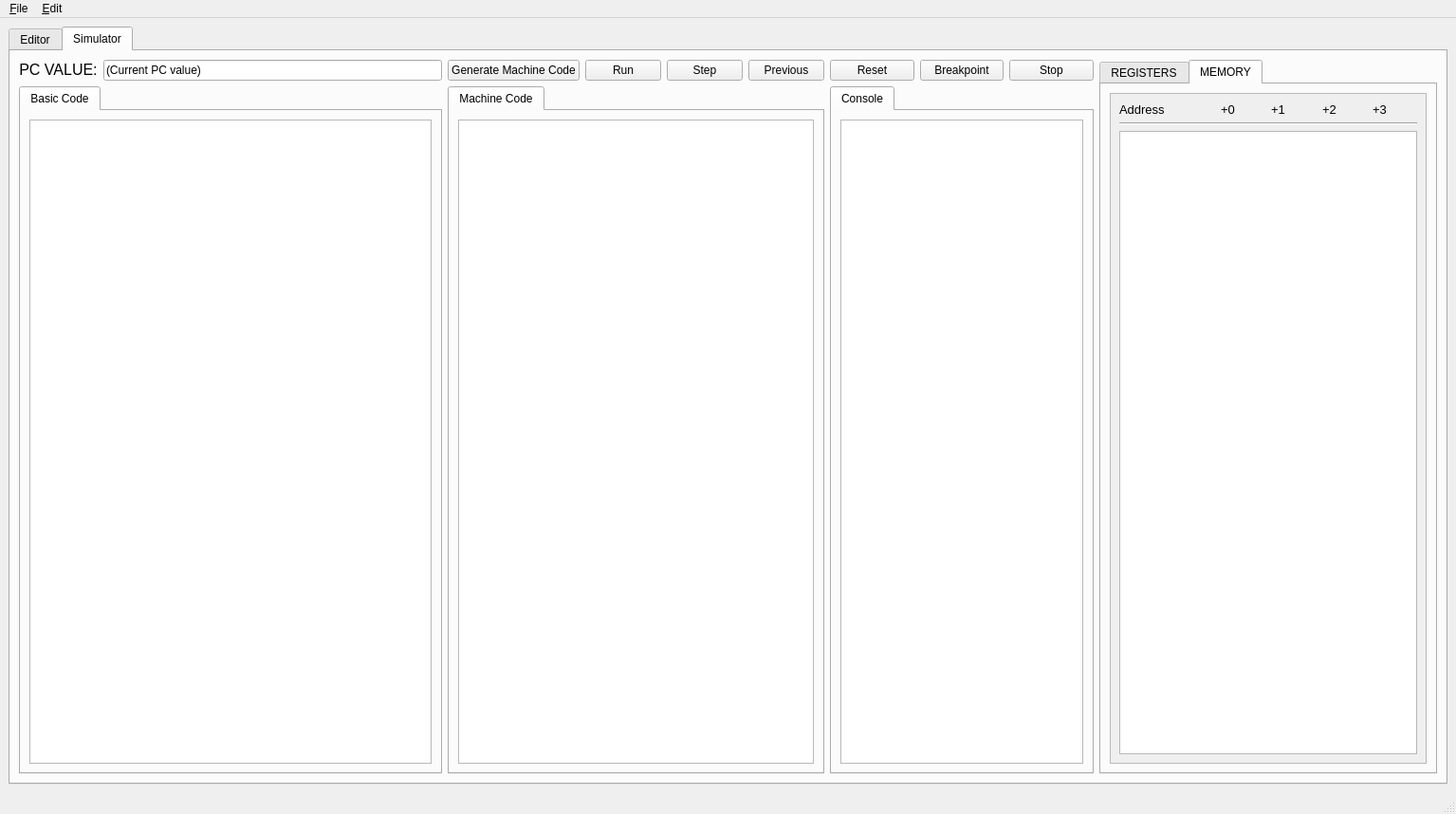
<?xml version="1.0" encoding="UTF-8"?>
<ui version="4.0">
 <class>MainWindow</class>
 <widget class="QMainWindow" name="MainWindow">
  <property name="geometry">
   <rect>
    <x>0</x>
    <y>0</y>
    <width>1535</width>
    <height>858</height>
   </rect>
  </property>
  <property name="windowTitle">
   <string>Apache 1.0</string>
  </property>
  <property name="autoFillBackground">
   <bool>false</bool>
  </property>
  <widget class="QWidget" name="centralwidget">
   <layout class="QGridLayout" name="gridLayout_10">
    <item row="0" column="0">
     <widget class="QTabWidget" name="tabWidget">
      <property name="enabled">
       <bool>true</bool>
      </property>
      <property name="currentIndex">
       <number>1</number>
      </property>
      <property name="documentMode">
       <bool>false</bool>
      </property>
      <property name="movable">
       <bool>false</bool>
      </property>
      <property name="tabBarAutoHide">
       <bool>true</bool>
      </property>
      <widget class="QWidget" name="tab">
       <attribute name="title">
        <string>Editor</string>
       </attribute>
       <layout class="QGridLayout" name="gridLayout_2">
        <item row="0" column="0">
         <widget class="QPlainTextEdit" name="editor_code"/>
        </item>
       </layout>
      </widget>
      <widget class="QWidget" name="tab_2">
       <attribute name="title">
        <string>Simulator</string>
       </attribute>
       <layout class="QGridLayout" name="gridLayout_9">
        <item row="0" column="0">
         <widget class="QLabel" name="label">
          <property name="text">
           <string>&lt;html&gt;&lt;head/&gt;&lt;body&gt;&lt;p align=&quot;center&quot;&gt;&lt;span style=&quot; font-size:12pt;&quot;&gt;PC VALUE:&lt;/span&gt;&lt;/p&gt;&lt;/body&gt;&lt;/html&gt;</string>
          </property>
         </widget>
        </item>
        <item row="0" column="1">
         <widget class="QLineEdit" name="pc_edit">
          <property name="text">
           <string>(Current PC value)</string>
          </property>
         </widget>
        </item>
        <item row="0" column="2">
         <widget class="QPushButton" name="generate_mc">
          <property name="text">
           <string>Generate Machine Code</string>
          </property>
         </widget>
        </item>
        <item row="0" column="3">
         <widget class="QPushButton" name="run">
          <property name="text">
           <string>Run</string>
          </property>
         </widget>
        </item>
        <item row="0" column="4">
         <widget class="QPushButton" name="step">
          <property name="text">
           <string>Step</string>
          </property>
         </widget>
        </item>
        <item row="0" column="5">
         <widget class="QPushButton" name="previous">
          <property name="text">
           <string>Previous</string>
          </property>
         </widget>
        </item>
        <item row="0" column="6">
         <widget class="QPushButton" name="reset">
          <property name="text">
           <string>Reset</string>
          </property>
         </widget>
        </item>
        <item row="0" column="7">
         <widget class="QPushButton" name="breakpt">
          <property name="text">
           <string>Breakpoint</string>
          </property>
         </widget>
        </item>
        <item row="0" column="8">
         <widget class="QPushButton" name="stop">
          <property name="text">
           <string>Stop</string>
          </property>
         </widget>
        </item>
        <item row="0" column="9" rowspan="2">
         <widget class="QTabWidget" name="tabWidget_2">
          <property name="currentIndex">
           <number>1</number>
          </property>
          <property name="usesScrollButtons">
           <bool>true</bool>
          </property>
          <widget class="QWidget" name="tab_3">
           <attribute name="title">
            <string>REGISTERS</string>
           </attribute>
           <layout class="QGridLayout" name="gridLayout_4">
            <item row="0" column="0">
             <widget class="QScrollArea" name="scrollArea">
              <property name="sizeAdjustPolicy">
               <enum>QAbstractScrollArea::AdjustToContents</enum>
              </property>
              <property name="widgetResizable">
               <bool>true</bool>
              </property>
              <widget class="QWidget" name="scrollAreaWidgetContents">
               <property name="geometry">
                <rect>
                 <x>0</x>
                 <y>0</y>
                 <width>261</width>
                 <height>1007</height>
                </rect>
               </property>
               <layout class="QGridLayout" name="gridLayout_5">
                <item row="2" column="0">
                 <widget class="QLabel" name="label_3">
                  <property name="text">
                   <string>&lt;html&gt;&lt;head/&gt;&lt;body&gt;&lt;p align=&quot;center&quot;&gt;&lt;span style=&quot; font-size:12pt;&quot;&gt;sp(x2)&lt;/span&gt;&lt;/p&gt;&lt;/body&gt;&lt;/html&gt;</string>
                  </property>
                 </widget>
                </item>
                <item row="0" column="0">
                 <widget class="QLabel" name="label_2">
                  <property name="text">
                   <string>&lt;html&gt;&lt;head/&gt;&lt;body&gt;&lt;p align=&quot;center&quot;&gt;&lt;span style=&quot; font-size:12pt;&quot;&gt;zero&lt;/span&gt;&lt;/p&gt;&lt;/body&gt;&lt;/html&gt;</string>
                  </property>
                  <property name="textFormat">
                   <enum>Qt::AutoText</enum>
                  </property>
                 </widget>
                </item>
                <item row="0" column="1">
                 <widget class="QLineEdit" name="x0"/>
                </item>
                <item row="1" column="0">
                 <widget class="QLabel" name="label_21">
                  <property name="text">
                   <string>&lt;html&gt;&lt;head/&gt;&lt;body&gt;&lt;p align=&quot;center&quot;&gt;&lt;span style=&quot; font-size:12pt;&quot;&gt;ra(x1)&lt;/span&gt;&lt;/p&gt;&lt;/body&gt;&lt;/html&gt;</string>
                  </property>
                 </widget>
                </item>
                <item row="1" column="1">
                 <widget class="QLineEdit" name="x1"/>
                </item>
                <item row="9" column="1">
                 <widget class="QLineEdit" name="x9"/>
                </item>
                <item row="10" column="0">
                 <widget class="QLabel" name="label_23">
                  <property name="text">
                   <string>&lt;html&gt;&lt;head/&gt;&lt;body&gt;&lt;p align=&quot;center&quot;&gt;&lt;span style=&quot; font-size:12pt;&quot;&gt;a0(x10)&lt;/span&gt;&lt;/p&gt;&lt;/body&gt;&lt;/html&gt;</string>
                  </property>
                 </widget>
                </item>
                <item row="10" column="1">
                 <widget class="QLineEdit" name="x10"/>
                </item>
                <item row="4" column="1">
                 <widget class="QLineEdit" name="x4"/>
                </item>
                <item row="7" column="0">
                 <widget class="QLabel" name="label_5">
                  <property name="text">
                   <string>&lt;html&gt;&lt;head/&gt;&lt;body&gt;&lt;p align=&quot;center&quot;&gt;&lt;span style=&quot; font-size:12pt;&quot;&gt;t2(x7)&lt;/span&gt;&lt;/p&gt;&lt;/body&gt;&lt;/html&gt;</string>
                  </property>
                 </widget>
                </item>
                <item row="4" column="0">
                 <widget class="QLabel" name="label_20">
                  <property name="text">
                   <string>&lt;html&gt;&lt;head/&gt;&lt;body&gt;&lt;p align=&quot;center&quot;&gt;&lt;span style=&quot; font-size:12pt;&quot;&gt;tp(x4)&lt;/span&gt;&lt;/p&gt;&lt;/body&gt;&lt;/html&gt;</string>
                  </property>
                 </widget>
                </item>
                <item row="6" column="1">
                 <widget class="QLineEdit" name="x6"/>
                </item>
                <item row="6" column="0">
                 <widget class="QLabel" name="label_26">
                  <property name="text">
                   <string>&lt;html&gt;&lt;head/&gt;&lt;body&gt;&lt;p align=&quot;center&quot;&gt;&lt;span style=&quot; font-size:12pt;&quot;&gt;t1(x6)&lt;/span&gt;&lt;/p&gt;&lt;/body&gt;&lt;/html&gt;</string>
                  </property>
                 </widget>
                </item>
                <item row="2" column="1">
                 <widget class="QLineEdit" name="x2"/>
                </item>
                <item row="5" column="1">
                 <widget class="QLineEdit" name="x5"/>
                </item>
                <item row="3" column="0">
                 <widget class="QLabel" name="label_27">
                  <property name="text">
                   <string>&lt;html&gt;&lt;head/&gt;&lt;body&gt;&lt;p align=&quot;center&quot;&gt;&lt;span style=&quot; font-size:12pt;&quot;&gt;gp(x3)&lt;/span&gt;&lt;/p&gt;&lt;/body&gt;&lt;/html&gt;</string>
                  </property>
                 </widget>
                </item>
                <item row="3" column="1">
                 <widget class="QLineEdit" name="x3"/>
                </item>
                <item row="5" column="0">
                 <widget class="QLabel" name="label_4">
                  <property name="text">
                   <string>&lt;html&gt;&lt;head/&gt;&lt;body&gt;&lt;p align=&quot;center&quot;&gt;&lt;span style=&quot; font-size:12pt;&quot;&gt;t0(x5)&lt;/span&gt;&lt;/p&gt;&lt;/body&gt;&lt;/html&gt;</string>
                  </property>
                 </widget>
                </item>
                <item row="7" column="1">
                 <widget class="QLineEdit" name="x7">
                  <property name="text">
                   <string/>
                  </property>
                 </widget>
                </item>
                <item row="8" column="0">
                 <widget class="QLabel" name="label_7">
                  <property name="text">
                   <string>&lt;html&gt;&lt;head/&gt;&lt;body&gt;&lt;p align=&quot;center&quot;&gt;&lt;span style=&quot; font-size:12pt;&quot;&gt;s0(x8)&lt;/span&gt;&lt;/p&gt;&lt;/body&gt;&lt;/html&gt;</string>
                  </property>
                 </widget>
                </item>
                <item row="8" column="1">
                 <widget class="QLineEdit" name="x8"/>
                </item>
                <item row="9" column="0">
                 <widget class="QLabel" name="label_6">
                  <property name="text">
                   <string>&lt;html&gt;&lt;head/&gt;&lt;body&gt;&lt;p align=&quot;center&quot;&gt;&lt;span style=&quot; font-size:12pt;&quot;&gt;s1(x9)&lt;/span&gt;&lt;/p&gt;&lt;/body&gt;&lt;/html&gt;</string>
                  </property>
                 </widget>
                </item>
                <item row="11" column="0">
                 <widget class="QLabel" name="label_8">
                  <property name="text">
                   <string>&lt;html&gt;&lt;head/&gt;&lt;body&gt;&lt;p align=&quot;center&quot;&gt;&lt;span style=&quot; font-size:12pt;&quot;&gt;a1(x11)&lt;/span&gt;&lt;/p&gt;&lt;/body&gt;&lt;/html&gt;</string>
                  </property>
                 </widget>
                </item>
                <item row="11" column="1">
                 <widget class="QLineEdit" name="x11"/>
                </item>
                <item row="12" column="1">
                 <widget class="QLineEdit" name="x12"/>
                </item>
                <item row="13" column="0">
                 <widget class="QLabel" name="label_10">
                  <property name="text">
                   <string>&lt;html&gt;&lt;head/&gt;&lt;body&gt;&lt;p align=&quot;center&quot;&gt;&lt;span style=&quot; font-size:12pt;&quot;&gt;a3(x13)&lt;/span&gt;&lt;/p&gt;&lt;/body&gt;&lt;/html&gt;</string>
                  </property>
                 </widget>
                </item>
                <item row="13" column="1">
                 <widget class="QLineEdit" name="x13"/>
                </item>
                <item row="12" column="0">
                 <widget class="QLabel" name="label_22">
                  <property name="text">
                   <string>&lt;html&gt;&lt;head/&gt;&lt;body&gt;&lt;p align=&quot;center&quot;&gt;&lt;span style=&quot; font-size:12pt;&quot;&gt;a2(x12)&lt;/span&gt;&lt;/p&gt;&lt;/body&gt;&lt;/html&gt;</string>
                  </property>
                 </widget>
                </item>
                <item row="14" column="0">
                 <widget class="QLabel" name="label_28">
                  <property name="text">
                   <string>&lt;html&gt;&lt;head/&gt;&lt;body&gt;&lt;p align=&quot;center&quot;&gt;&lt;span style=&quot; font-size:12pt;&quot;&gt;a4(x14)&lt;/span&gt;&lt;/p&gt;&lt;/body&gt;&lt;/html&gt;</string>
                  </property>
                 </widget>
                </item>
                <item row="22" column="0">
                 <widget class="QLabel" name="label_17">
                  <property name="text">
                   <string>&lt;html&gt;&lt;head/&gt;&lt;body&gt;&lt;p align=&quot;center&quot;&gt;&lt;span style=&quot; font-size:12pt;&quot;&gt;s6(x22)&lt;/span&gt;&lt;/p&gt;&lt;/body&gt;&lt;/html&gt;</string>
                  </property>
                 </widget>
                </item>
                <item row="17" column="1">
                 <widget class="QLineEdit" name="x17"/>
                </item>
                <item row="22" column="1">
                 <widget class="QLineEdit" name="x22"/>
                </item>
                <item row="23" column="0">
                 <widget class="QLabel" name="label_18">
                  <property name="text">
                   <string>&lt;html&gt;&lt;head/&gt;&lt;body&gt;&lt;p align=&quot;center&quot;&gt;&lt;span style=&quot; font-size:12pt;&quot;&gt;s7(x23)&lt;/span&gt;&lt;/p&gt;&lt;/body&gt;&lt;/html&gt;</string>
                  </property>
                 </widget>
                </item>
                <item row="24" column="1">
                 <widget class="QLineEdit" name="x24"/>
                </item>
                <item row="25" column="0">
                 <widget class="QLabel" name="label_24">
                  <property name="text">
                   <string>&lt;html&gt;&lt;head/&gt;&lt;body&gt;&lt;p align=&quot;center&quot;&gt;&lt;span style=&quot; font-size:12pt;&quot;&gt;s9(x25)&lt;/span&gt;&lt;/p&gt;&lt;/body&gt;&lt;/html&gt;</string>
                  </property>
                 </widget>
                </item>
                <item row="25" column="1">
                 <widget class="QLineEdit" name="x25"/>
                </item>
                <item row="15" column="1">
                 <widget class="QLineEdit" name="x15"/>
                </item>
                <item row="24" column="0">
                 <widget class="QLabel" name="label_19">
                  <property name="text">
                   <string>&lt;html&gt;&lt;head/&gt;&lt;body&gt;&lt;p align=&quot;center&quot;&gt;&lt;span style=&quot; font-size:12pt;&quot;&gt;s8(x24)&lt;/span&gt;&lt;/p&gt;&lt;/body&gt;&lt;/html&gt;</string>
                  </property>
                 </widget>
                </item>
                <item row="18" column="0">
                 <widget class="QLabel" name="label_13">
                  <property name="text">
                   <string>&lt;html&gt;&lt;head/&gt;&lt;body&gt;&lt;p align=&quot;center&quot;&gt;&lt;span style=&quot; font-size:12pt;&quot;&gt;s2(x18)&lt;/span&gt;&lt;/p&gt;&lt;/body&gt;&lt;/html&gt;</string>
                  </property>
                 </widget>
                </item>
                <item row="23" column="1">
                 <widget class="QLineEdit" name="x23"/>
                </item>
                <item row="26" column="0">
                 <widget class="QLabel" name="label_25">
                  <property name="text">
                   <string>&lt;html&gt;&lt;head/&gt;&lt;body&gt;&lt;p&gt;&lt;span style=&quot; font-size:12pt;&quot;&gt;s10(x26)&lt;/span&gt;&lt;/p&gt;&lt;/body&gt;&lt;/html&gt;</string>
                  </property>
                 </widget>
                </item>
                <item row="18" column="1">
                 <widget class="QLineEdit" name="x18"/>
                </item>
                <item row="20" column="1">
                 <widget class="QLineEdit" name="x20"/>
                </item>
                <item row="19" column="1">
                 <widget class="QLineEdit" name="x19"/>
                </item>
                <item row="26" column="1">
                 <widget class="QLineEdit" name="x26"/>
                </item>
                <item row="17" column="0">
                 <widget class="QLabel" name="label_32">
                  <property name="text">
                   <string>&lt;html&gt;&lt;head/&gt;&lt;body&gt;&lt;p align=&quot;center&quot;&gt;&lt;span style=&quot; font-size:12pt;&quot;&gt;a7(x17)&lt;/span&gt;&lt;/p&gt;&lt;/body&gt;&lt;/html&gt;</string>
                  </property>
                 </widget>
                </item>
                <item row="15" column="0">
                 <widget class="QLabel" name="label_11">
                  <property name="text">
                   <string>&lt;html&gt;&lt;head/&gt;&lt;body&gt;&lt;p align=&quot;center&quot;&gt;&lt;span style=&quot; font-size:12pt;&quot;&gt;a5(x15)&lt;/span&gt;&lt;/p&gt;&lt;/body&gt;&lt;/html&gt;</string>
                  </property>
                 </widget>
                </item>
                <item row="16" column="0">
                 <widget class="QLabel" name="label_12">
                  <property name="text">
                   <string>&lt;html&gt;&lt;head/&gt;&lt;body&gt;&lt;p align=&quot;center&quot;&gt;&lt;span style=&quot; font-size:12pt;&quot;&gt;a6(x16)&lt;/span&gt;&lt;/p&gt;&lt;/body&gt;&lt;/html&gt;</string>
                  </property>
                 </widget>
                </item>
                <item row="16" column="1">
                 <widget class="QLineEdit" name="x16"/>
                </item>
                <item row="14" column="1">
                 <widget class="QLineEdit" name="x14"/>
                </item>
                <item row="20" column="0">
                 <widget class="QLabel" name="label_15">
                  <property name="text">
                   <string>&lt;html&gt;&lt;head/&gt;&lt;body&gt;&lt;p align=&quot;center&quot;&gt;&lt;span style=&quot; font-size:12pt;&quot;&gt;s4(x20)&lt;/span&gt;&lt;/p&gt;&lt;/body&gt;&lt;/html&gt;</string>
                  </property>
                 </widget>
                </item>
                <item row="21" column="0">
                 <widget class="QLabel" name="label_16">
                  <property name="text">
                   <string>&lt;html&gt;&lt;head/&gt;&lt;body&gt;&lt;p align=&quot;center&quot;&gt;&lt;span style=&quot; font-size:12pt;&quot;&gt;s5(x21)&lt;/span&gt;&lt;/p&gt;&lt;/body&gt;&lt;/html&gt;</string>
                  </property>
                 </widget>
                </item>
                <item row="21" column="1">
                 <widget class="QLineEdit" name="x21"/>
                </item>
                <item row="19" column="0">
                 <widget class="QLabel" name="label_14">
                  <property name="text">
                   <string>&lt;html&gt;&lt;head/&gt;&lt;body&gt;&lt;p align=&quot;center&quot;&gt;&lt;span style=&quot; font-size:12pt;&quot;&gt;s3(x19)&lt;/span&gt;&lt;/p&gt;&lt;/body&gt;&lt;/html&gt;</string>
                  </property>
                 </widget>
                </item>
                <item row="30" column="0">
                 <widget class="QLabel" name="label_33">
                  <property name="text">
                   <string>&lt;html&gt;&lt;head/&gt;&lt;body&gt;&lt;p align=&quot;center&quot;&gt;&lt;span style=&quot; font-size:12pt;&quot;&gt;t5(x30)&lt;/span&gt;&lt;/p&gt;&lt;/body&gt;&lt;/html&gt;</string>
                  </property>
                 </widget>
                </item>
                <item row="28" column="0">
                 <widget class="QLabel" name="label_30">
                  <property name="text">
                   <string>&lt;html&gt;&lt;head/&gt;&lt;body&gt;&lt;p align=&quot;center&quot;&gt;&lt;span style=&quot; font-size:12pt;&quot;&gt;t3(x28)&lt;/span&gt;&lt;/p&gt;&lt;/body&gt;&lt;/html&gt;</string>
                  </property>
                 </widget>
                </item>
                <item row="31" column="0">
                 <widget class="QLabel" name="label_34">
                  <property name="text">
                   <string>&lt;html&gt;&lt;head/&gt;&lt;body&gt;&lt;p align=&quot;center&quot;&gt;&lt;span style=&quot; font-size:12pt;&quot;&gt;t6(x31)&lt;/span&gt;&lt;/p&gt;&lt;/body&gt;&lt;/html&gt;</string>
                  </property>
                 </widget>
                </item>
                <item row="30" column="1">
                 <widget class="QLineEdit" name="x30"/>
                </item>
                <item row="29" column="1">
                 <widget class="QLineEdit" name="x29"/>
                </item>
                <item row="28" column="1">
                 <widget class="QLineEdit" name="x28"/>
                </item>
                <item row="27" column="0">
                 <widget class="QLabel" name="label_29">
                  <property name="text">
                   <string>&lt;html&gt;&lt;head/&gt;&lt;body&gt;&lt;p&gt;&lt;span style=&quot; font-size:12pt;&quot;&gt;s11(x27)&lt;/span&gt;&lt;/p&gt;&lt;/body&gt;&lt;/html&gt;</string>
                  </property>
                 </widget>
                </item>
                <item row="27" column="1">
                 <widget class="QLineEdit" name="x27"/>
                </item>
                <item row="29" column="0">
                 <widget class="QLabel" name="label_31">
                  <property name="text">
                   <string>&lt;html&gt;&lt;head/&gt;&lt;body&gt;&lt;p align=&quot;center&quot;&gt;&lt;span style=&quot; font-size:12pt;&quot;&gt;t4(x29)&lt;/span&gt;&lt;/p&gt;&lt;/body&gt;&lt;/html&gt;</string>
                  </property>
                 </widget>
                </item>
                <item row="31" column="1">
                 <widget class="QLineEdit" name="x31"/>
                </item>
               </layout>
              </widget>
             </widget>
            </item>
           </layout>
          </widget>
          <widget class="QWidget" name="tab_4">
           <attribute name="title">
            <string>MEMORY</string>
           </attribute>
           <layout class="QGridLayout" name="gridLayout_7">
            <item row="0" column="1">
             <widget class="QScrollArea" name="scrollArea_2">
              <property name="widgetResizable">
               <bool>true</bool>
              </property>
              <widget class="QWidget" name="scrollAreaWidgetContents_2">
               <property name="geometry">
                <rect>
                 <x>0</x>
                 <y>0</y>
                 <width>282</width>
                 <height>681</height>
                </rect>
               </property>
               <layout class="QGridLayout" name="gridLayout_8">
                <item row="1" column="0" colspan="6">
                 <widget class="Line" name="line">
                  <property name="orientation">
                   <enum>Qt::Horizontal</enum>
                  </property>
                 </widget>
                </item>
                <item row="0" column="5">
                 <widget class="QLabel" name="label_38">
                  <property name="text">
                   <string>&lt;html&gt;&lt;head/&gt;&lt;body&gt;&lt;p&gt;&lt;span style=&quot; font-size:10pt;&quot;&gt;+3&lt;/span&gt;&lt;/p&gt;&lt;/body&gt;&lt;/html&gt;</string>
                  </property>
                 </widget>
                </item>
                <item row="0" column="4">
                 <widget class="QLabel" name="label_37">
                  <property name="text">
                   <string>&lt;html&gt;&lt;head/&gt;&lt;body&gt;&lt;p&gt;&lt;span style=&quot; font-size:10pt;&quot;&gt;+2&lt;/span&gt;&lt;/p&gt;&lt;/body&gt;&lt;/html&gt;</string>
                  </property>
                 </widget>
                </item>
                <item row="2" column="0" colspan="6">
                 <widget class="QTextEdit" name="address_code"/>
                </item>
                <item row="0" column="0">
                 <widget class="QLabel" name="label_9">
                  <property name="text">
                   <string>&lt;html&gt;&lt;head/&gt;&lt;body&gt;&lt;p align=&quot;justify&quot;&gt;&lt;span style=&quot; font-size:10pt;&quot;&gt;Address&lt;/span&gt;&lt;/p&gt;&lt;/body&gt;&lt;/html&gt;</string>
                  </property>
                 </widget>
                </item>
                <item row="0" column="3">
                 <widget class="QLabel" name="label_36">
                  <property name="text">
                   <string>&lt;html&gt;&lt;head/&gt;&lt;body&gt;&lt;p&gt;&lt;span style=&quot; font-size:10pt;&quot;&gt;+1&lt;/span&gt;&lt;/p&gt;&lt;/body&gt;&lt;/html&gt;</string>
                  </property>
                 </widget>
                </item>
                <item row="0" column="2">
                 <widget class="QLabel" name="label_35">
                  <property name="text">
                   <string>&lt;html&gt;&lt;head/&gt;&lt;body&gt;&lt;p&gt;&lt;span style=&quot; font-size:10pt;&quot;&gt;+0&lt;/span&gt;&lt;/p&gt;&lt;/body&gt;&lt;/html&gt;</string>
                  </property>
                 </widget>
                </item>
               </layout>
              </widget>
             </widget>
            </item>
           </layout>
          </widget>
         </widget>
        </item>
        <item row="1" column="0" colspan="2">
         <widget class="QTabWidget" name="tabWidget_3">
          <property name="currentIndex">
           <number>0</number>
          </property>
          <widget class="QWidget" name="tab_5">
           <attribute name="title">
            <string>Basic Code</string>
           </attribute>
           <layout class="QGridLayout" name="gridLayout">
            <item row="0" column="0">
             <widget class="QPlainTextEdit" name="basic_code"/>
            </item>
           </layout>
          </widget>
         </widget>
        </item>
        <item row="1" column="6" colspan="3">
         <widget class="QTabWidget" name="tabWidget_5">
          <property name="currentIndex">
           <number>0</number>
          </property>
          <widget class="QWidget" name="tab_7">
           <attribute name="title">
            <string>Console</string>
           </attribute>
           <layout class="QGridLayout" name="gridLayout_6">
            <item row="0" column="0">
             <widget class="QPlainTextEdit" name="console"/>
            </item>
           </layout>
          </widget>
         </widget>
        </item>
        <item row="1" column="2" colspan="4">
         <widget class="QTabWidget" name="tabWidget_4">
          <property name="currentIndex">
           <number>0</number>
          </property>
          <widget class="QWidget" name="tab_6">
           <attribute name="title">
            <string>Machine Code</string>
           </attribute>
           <layout class="QGridLayout" name="gridLayout_3">
            <item row="0" column="0">
             <widget class="QTextEdit" name="machine_code"/>
            </item>
           </layout>
          </widget>
         </widget>
        </item>
       </layout>
      </widget>
     </widget>
    </item>
   </layout>
  </widget>
  <widget class="QMenuBar" name="menubar">
   <property name="geometry">
    <rect>
     <x>0</x>
     <y>0</y>
     <width>1535</width>
     <height>26</height>
    </rect>
   </property>
   <widget class="QMenu" name="menu_File">
    <property name="title">
     <string>&amp;File</string>
    </property>
    <addaction name="action_New_Project"/>
    <addaction name="action_Close_Project"/>
    <addaction name="action_Save_Project_2"/>
   </widget>
   <widget class="QMenu" name="menu_Edit">
    <property name="title">
     <string>&amp;Edit</string>
    </property>
    <addaction name="action_Undo"/>
    <addaction name="action_Redo"/>
    <addaction name="action_Cut"/>
    <addaction name="action_Copy"/>
    <addaction name="action_Paste"/>
    <addaction name="action_Select_All"/>
   </widget>
   <addaction name="menu_File"/>
   <addaction name="menu_Edit"/>
  </widget>
  <widget class="QStatusBar" name="statusbar"/>
  <action name="action_New_Project">
   <property name="text">
    <string>&amp;New Project</string>
   </property>
   <property name="shortcut">
    <string>Ctrl+N</string>
   </property>
  </action>
  <action name="action_Open_Project">
   <property name="text">
    <string>&amp;Open Project</string>
   </property>
  </action>
  <action name="action_Save_Project">
   <property name="text">
    <string>&amp;Save Project</string>
   </property>
   <property name="shortcut">
    <string>Ctrl+S</string>
   </property>
  </action>
  <action name="action_Close_Project">
   <property name="text">
    <string>&amp;Close Project</string>
   </property>
  </action>
  <action name="action_Undo">
   <property name="text">
    <string>&amp;Undo</string>
   </property>
   <property name="shortcut">
    <string>Ctrl+Z</string>
   </property>
  </action>
  <action name="action_Redo">
   <property name="text">
    <string>&amp;Redo</string>
   </property>
   <property name="shortcut">
    <string>Ctrl+Shift+Z</string>
   </property>
  </action>
  <action name="action_Cut">
   <property name="text">
    <string>&amp;Cut</string>
   </property>
   <property name="shortcut">
    <string>Ctrl+X</string>
   </property>
  </action>
  <action name="action_Copy">
   <property name="text">
    <string>&amp;Copy</string>
   </property>
   <property name="shortcut">
    <string>Ctrl+C</string>
   </property>
  </action>
  <action name="action_Paste">
   <property name="text">
    <string>&amp;Paste</string>
   </property>
   <property name="shortcut">
    <string>Ctrl+V</string>
   </property>
  </action>
  <action name="action_Select_All">
   <property name="text">
    <string>&amp;Select All</string>
   </property>
   <property name="shortcut">
    <string>Ctrl+A</string>
   </property>
  </action>
  <action name="action_Save_Project_2">
   <property name="text">
    <string>&amp;Save Project</string>
   </property>
  </action>
 </widget>
 <resources/>
 <connections>
  <connection>
   <sender>action_Close_Project</sender>
   <signal>triggered()</signal>
   <receiver>MainWindow</receiver>
   <slot>close()</slot>
   <hints>
    <hint type="sourcelabel">
     <x>-1</x>
     <y>-1</y>
    </hint>
    <hint type="destinationlabel">
     <x>422</x>
     <y>324</y>
    </hint>
   </hints>
  </connection>
  <connection>
   <sender>action_Select_All</sender>
   <signal>triggered()</signal>
   <receiver>editor_code</receiver>
   <slot>selectAll()</slot>
   <hints>
    <hint type="sourcelabel">
     <x>-1</x>
     <y>-1</y>
    </hint>
    <hint type="destinationlabel">
     <x>421</x>
     <y>335</y>
    </hint>
   </hints>
  </connection>
  <connection>
   <sender>action_Paste</sender>
   <signal>triggered()</signal>
   <receiver>editor_code</receiver>
   <slot>paste()</slot>
   <hints>
    <hint type="sourcelabel">
     <x>-1</x>
     <y>-1</y>
    </hint>
    <hint type="destinationlabel">
     <x>421</x>
     <y>335</y>
    </hint>
   </hints>
  </connection>
  <connection>
   <sender>action_Undo</sender>
   <signal>triggered()</signal>
   <receiver>basic_code</receiver>
   <slot>undo()</slot>
   <hints>
    <hint type="sourcelabel">
     <x>-1</x>
     <y>-1</y>
    </hint>
    <hint type="destinationlabel">
     <x>421</x>
     <y>335</y>
    </hint>
   </hints>
  </connection>
  <connection>
   <sender>action_Cut</sender>
   <signal>triggered()</signal>
   <receiver>basic_code</receiver>
   <slot>cut()</slot>
   <hints>
    <hint type="sourcelabel">
     <x>-1</x>
     <y>-1</y>
    </hint>
    <hint type="destinationlabel">
     <x>421</x>
     <y>335</y>
    </hint>
   </hints>
  </connection>
  <connection>
   <sender>action_Redo</sender>
   <signal>triggered()</signal>
   <receiver>basic_code</receiver>
   <slot>redo()</slot>
   <hints>
    <hint type="sourcelabel">
     <x>-1</x>
     <y>-1</y>
    </hint>
    <hint type="destinationlabel">
     <x>421</x>
     <y>335</y>
    </hint>
   </hints>
  </connection>
  <connection>
   <sender>action_Paste</sender>
   <signal>triggered()</signal>
   <receiver>basic_code</receiver>
   <slot>paste()</slot>
   <hints>
    <hint type="sourcelabel">
     <x>-1</x>
     <y>-1</y>
    </hint>
    <hint type="destinationlabel">
     <x>421</x>
     <y>335</y>
    </hint>
   </hints>
  </connection>
  <connection>
   <sender>action_Select_All</sender>
   <signal>triggered()</signal>
   <receiver>basic_code</receiver>
   <slot>selectAll()</slot>
   <hints>
    <hint type="sourcelabel">
     <x>-1</x>
     <y>-1</y>
    </hint>
    <hint type="destinationlabel">
     <x>421</x>
     <y>335</y>
    </hint>
   </hints>
  </connection>
  <connection>
   <sender>action_Copy</sender>
   <signal>triggered()</signal>
   <receiver>basic_code</receiver>
   <slot>copy()</slot>
   <hints>
    <hint type="sourcelabel">
     <x>-1</x>
     <y>-1</y>
    </hint>
    <hint type="destinationlabel">
     <x>421</x>
     <y>335</y>
    </hint>
   </hints>
  </connection>
  <connection>
   <sender>action_Copy</sender>
   <signal>triggered()</signal>
   <receiver>editor_code</receiver>
   <slot>copy()</slot>
   <hints>
    <hint type="sourcelabel">
     <x>-1</x>
     <y>-1</y>
    </hint>
    <hint type="destinationlabel">
     <x>421</x>
     <y>335</y>
    </hint>
   </hints>
  </connection>
  <connection>
   <sender>action_Undo</sender>
   <signal>triggered()</signal>
   <receiver>editor_code</receiver>
   <slot>undo()</slot>
   <hints>
    <hint type="sourcelabel">
     <x>-1</x>
     <y>-1</y>
    </hint>
    <hint type="destinationlabel">
     <x>421</x>
     <y>335</y>
    </hint>
   </hints>
  </connection>
  <connection>
   <sender>action_Redo</sender>
   <signal>triggered()</signal>
   <receiver>editor_code</receiver>
   <slot>redo()</slot>
   <hints>
    <hint type="sourcelabel">
     <x>-1</x>
     <y>-1</y>
    </hint>
    <hint type="destinationlabel">
     <x>421</x>
     <y>335</y>
    </hint>
   </hints>
  </connection>
  <connection>
   <sender>action_Cut</sender>
   <signal>triggered()</signal>
   <receiver>editor_code</receiver>
   <slot>cut()</slot>
   <hints>
    <hint type="sourcelabel">
     <x>-1</x>
     <y>-1</y>
    </hint>
    <hint type="destinationlabel">
     <x>421</x>
     <y>335</y>
    </hint>
   </hints>
  </connection>
 </connections>
</ui>
